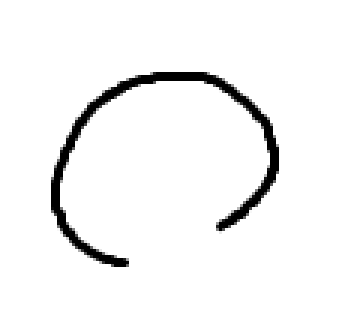
%> input picture maru.png, 118 x 109 px (shown 3 times larger)
$ octave pic2vec.m   (GNU Octave 9; MATLAB toolbox functions it lacks are replaced by stand-ins)
%> lines starting %> are read from the running program, lines starting %| are printed output that depends on the picture; in (x1, y1, x2, y2) boxes, pixels count from 0 and x2, y2 are one past the last pixel; in counts of white or black regions, pixels touching at a corner belong together; the program's own positions count from 1
clear

maru = imread('maru.png');
%> maru is the input picture: size 109x118x3 uint8; min 0, max 255, mean 243.9
maru = maru(:, :, 1);
%> maru: size 109x118 uint8
maru = ~maru
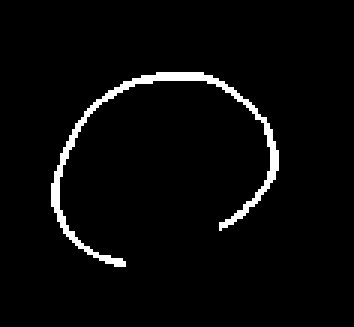
%> maru: size 109x118 logical (shown 3 times larger); 3.3% white in thin lines or dots, all inside (x1, y1, x2, y2) = (17, 24, 93, 89)
[maruVecRow, maruVecCol] = find(flip(maru)');
%> maruVecRow = 424 values from 18 to 93; maruVecCol = 424 values from 21 to 85
maruVec = [maruVecRow, maruVecCol];
%> maruVec = 424 rows, first 12: [39 21; 40 21; 41 21; 42 21; 36 22; 37 22; 38 22; 39 22; 40 22; 41 22; 42 22; 34 23]
figure(1)
clf
scatter(maruVecRow, maruVecCol)
title('NonSorted')
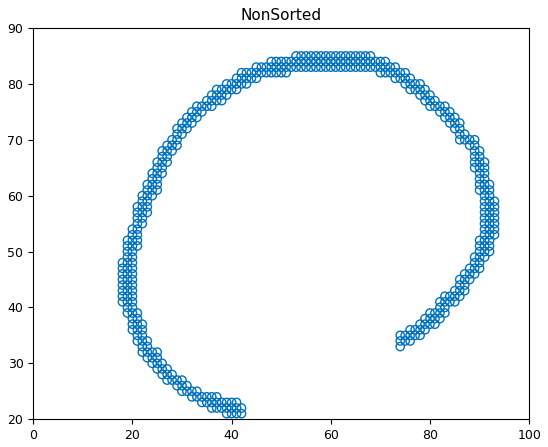
%> figure redrawn from the program's plot data

%%
maruVecRemain = maruVec(1:end, :);
%> maruVecRemain has the same summary as maruVec
maruVecSorted(1, :) = maruVec(1, :);
maruVecRemain(1, :) = [];

for pointCnt = 2:length(maruVec)
  currentPoint = maruVecSorted(pointCnt - 1, :);
  maruVecDist = maruVecRemain - currentPoint;
  [~, idx] = sort(vecnorm(maruVecDist, 2, 2), 1);
  maruVecSorted(pointCnt, :) = maruVecRemain(idx(1), :);
  maruVecRemain(idx(1), :) = [];
end
%> this loop made 423 passes
%> currentPoint on passes 1 to 3: [39 21], [40 21], [41 21]
%> after the loop, maruVecSorted = 424 rows, first 12: [39 21; 40 21; 41 21; 42 21; 42 22; 41 22; 40 22; 39 22; 38 22; 37 22; 36 22; 36 23]

figure(2)
clf
scatter(maruVecSorted(:, 1), maruVecSorted(:, 2))
title('Sorted')

figure(3)
clf
plot(diff(maruVecSorted))
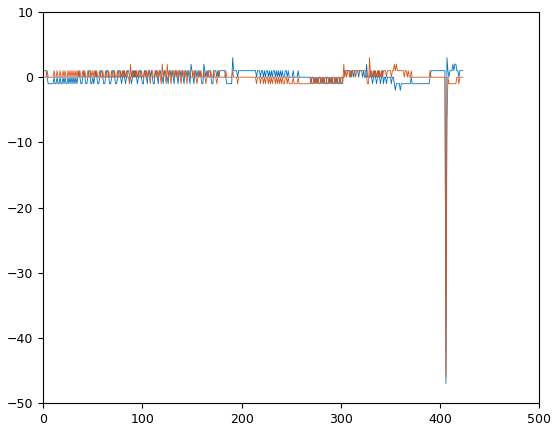
%> figure redrawn from the program's plot data; curve peaks at x = 191, y = 3; curve peaks at x = 329, y = 3
